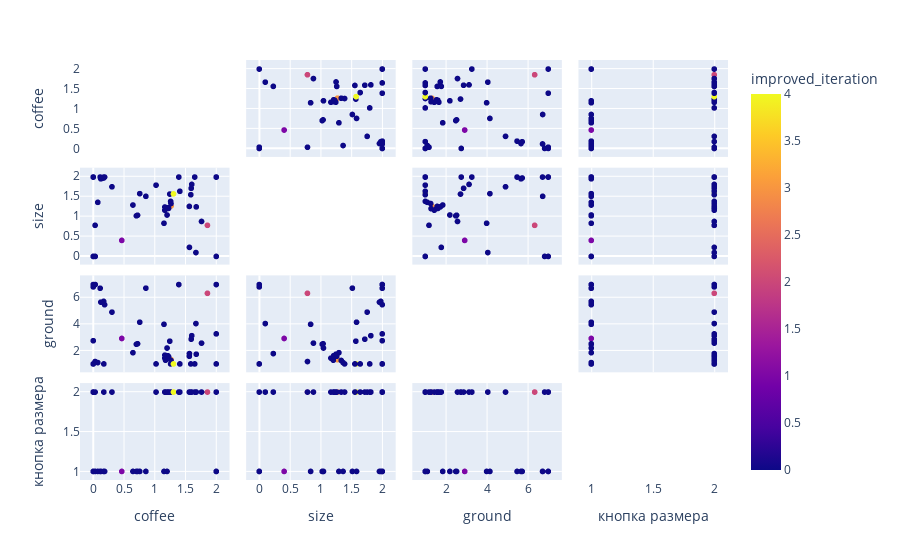

This figure's notebook cell:
### Code cell
import plotly.express as px

fig = px.scatter_matrix(
    steps_df,
    dimensions=steps_df.columns[:-1],
    color="improved_iteration"
)
fig.update_traces(diagonal_visible=False)
fig.show()

### Figure 1 — Plotly figure (JSON) as saved in the notebook; plotly's stock layout.template omitted (floating-point values rounded to 4 significant figures)
{"data": [{"diagonal": {"visible": false}, "dimensions": [{"axis": {"matches": true}, "label": "coffee", "values": [0.4639, 0.7011, 1.857, 1.67, 1.564, 0.8555, 1.266, 1.15, 0.1688, 0.3043, 1.264, 1.258, 1.2, 1.225, 1.214, 1.165, 1.211, 1.175, 0.1845, 1.186, 0.1234, 1.164, 1.213, 0.7197, 2.0, 0.0, 2.0, 0.0, 0.0, 0.172, 0.02989, 0.0, 0.7562, 0.1123, 0.0, 2.0, 0.03181, 1.244, 1.305, 1.675, 1.761, 1.562, 1.602, 0.07334, 1.391, 0.6455, 1.592, 1.587, 1.65, 1.021, 1.408]}, {"axis": {"matches": true}, "label": "size", "values": [0.4042, 1.023, 0.7836, 0.09786, 0.2285, 1.514, 1.272, 0.8352, 1.976, 1.755, 1.333, 1.388, 1.044, 1.21, 1.227, 1.245, 1.211, 1.204, 2.0, 1.21, 1.955, 1.165, 1.214, 1.038, 2.0, 0.0, 2.0, 0.0, 2.0, 2.0, 0.7843, 2.0, 1.582, 2.0, 2.0, 0.0, 0.0, 1.571, 1.575, 1.249, 0.8808, 1.26, 1.815, 1.363, 2.0, 1.295, 1.717, 1.555, 2.0, 1.796, 1.642]}, {"axis": {"matches": true}, "label": "ground", "values": [2.924, 2.489, 6.338, 4.052, 1.781, 6.727, 1.324, 3.994, 5.729, 4.916, 1.261, 1.004, 2.201, 1.554, 1.612, 1.665, 1.612, 1.283, 5.479, 1.62, 5.671, 1.44, 1.592, 2.527, 7.0, 6.823, 3.273, 1.0, 7.0, 1.0, 1.182, 2.756, 4.153, 6.722, 1.0, 1.0, 7.0, 2.72, 1.0, 1.735, 2.574, 1.582, 3.135, 1.101, 7.0, 1.852, 2.87, 1.0, 1.0, 1.0, 1.0]}, {"axis": {"matches": true}, "label": "кнопка размера", "values": [1, 1, 2, 2, 2, 1, 2, 1, 1, 2, 2, 2, 1, 2, 2, 2, 2, 2, 1, 2, 1, 2, 2, 1, 1, 2, 2, 1, 2, 2, 2, 2, 1, 1, 1, 1, 1, 2, 2, 2, 2, 2, 2, 1, 2, 1, 2, 2, 2, 2, 2]}], "hovertemplate": "%{xaxis.title.text}=%{x}<br>%{yaxis.title.text}=%{y}<br>improved_iteration=%{marker.color}<extra></extra>", "legendgroup": "", "marker": {"color": [1, 0, 2, 0, 0, 0, 3, 0, 0, 0, 0, 0, 0, 0, 0, 0, 0, 0, 0, 0, 0, 0, 0, 0, 0, 0, 0, 0, 0, 0, 0, 0, 0, 0, 0, 0, 0, 0, 4, 0, 0, 0, 0, 0, 0, 0, 0, 0, 0, 0, 0], "coloraxis": "coloraxis", "symbol": "circle"}, "name": "", "showlegend": false, "type": "splom"}], "layout": {"coloraxis": {"colorbar": {"title": {"text": "improved_iteration"}}, "colorscale": [[0.0, "#0d0887"], [0.1111, "#46039f"], [0.2222, "#7201a8"], [0.3333, "#9c179e"], [0.4444, "#bd3786"], [0.5556, "#d8576b"], [0.6667, "#ed7953"], [0.7778, "#fb9f3a"], [0.8889, "#fdca26"], [1.0, "#f0f921"]]}, "dragmode": "select", "legend": {"tracegroupgap": 0}, "margin": {"t": 60}}}
